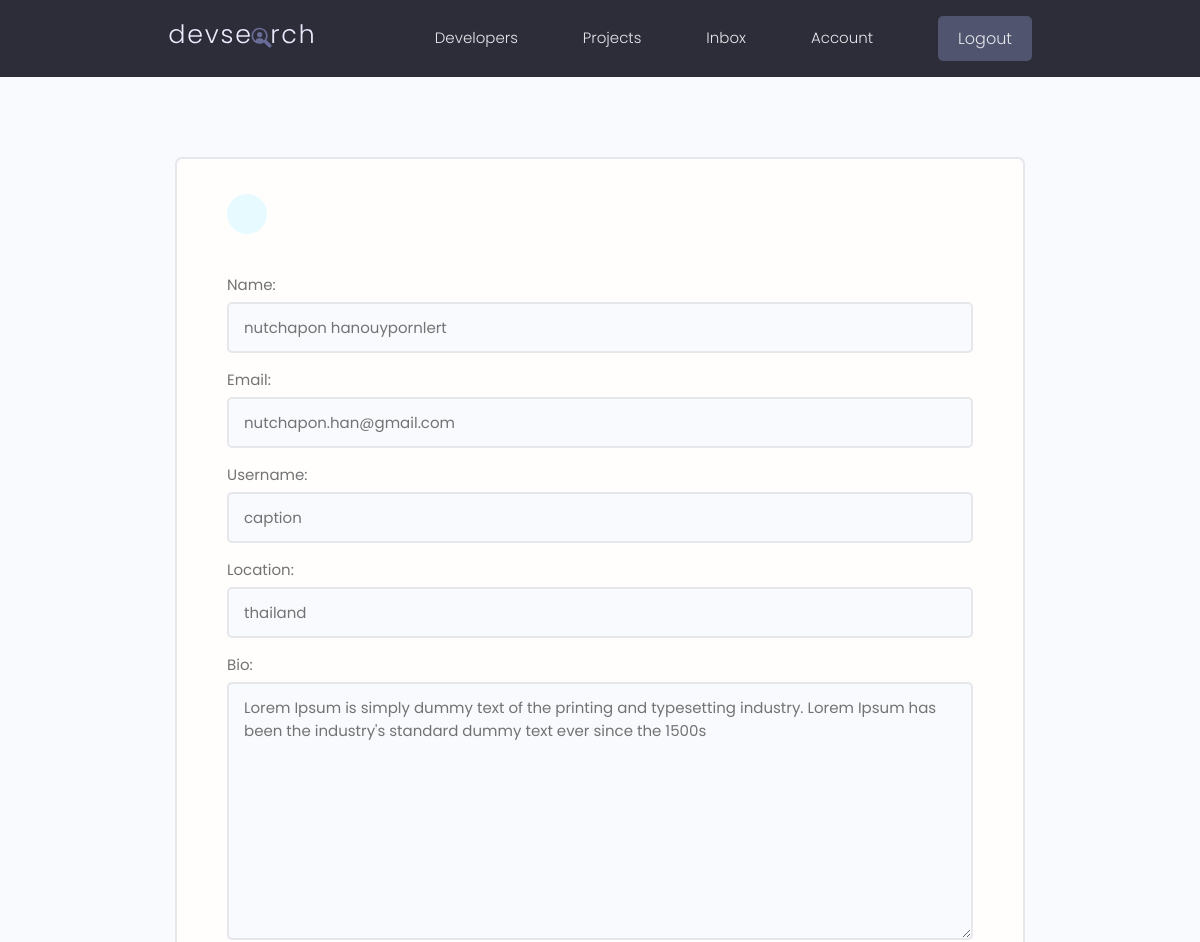
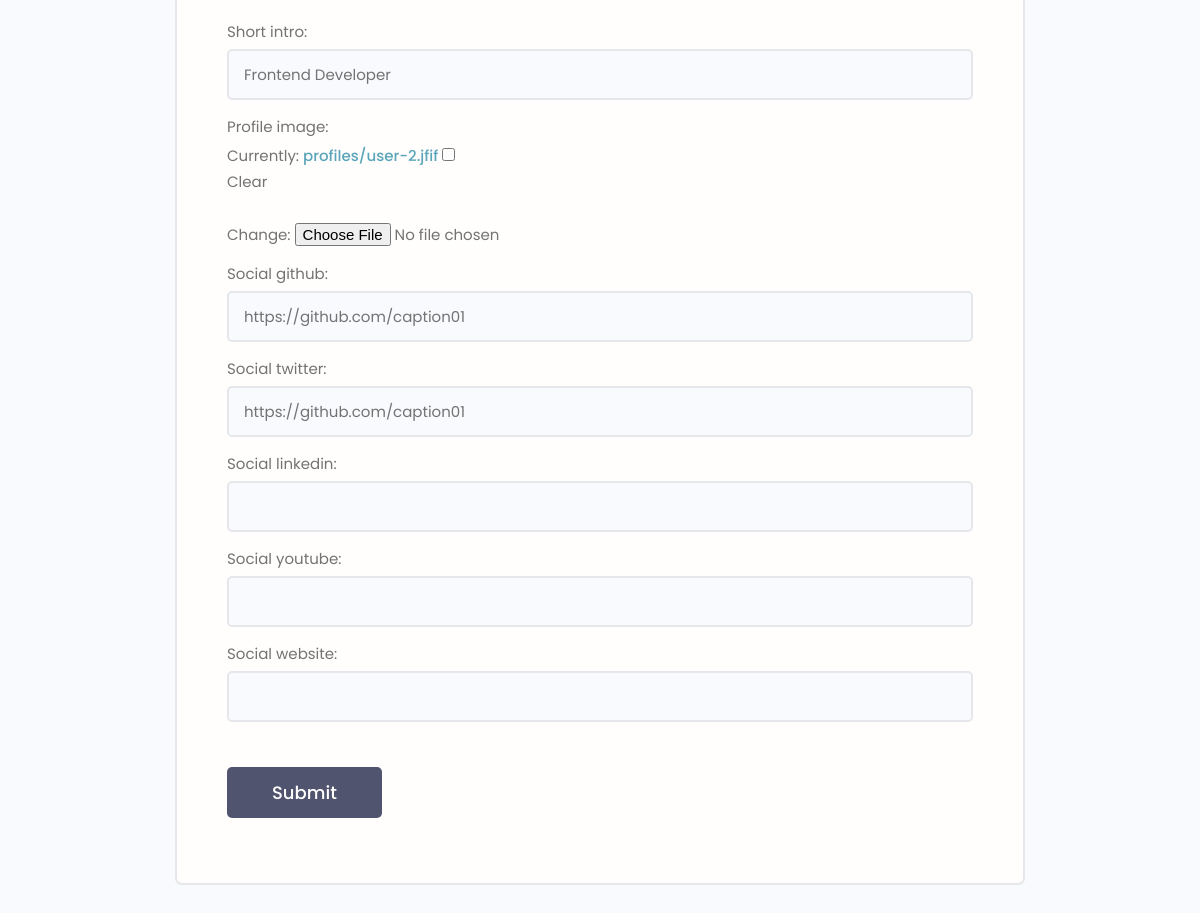
The page /edit-account/ (signed in) on the database its author committed (2 pictures, top to bottom).
### users/models.py (models this page shows, shortened)
class Profile(models.Model):
    user = models.OneToOneField(User, on_delete=models.CASCADE, null=True, blank=True)
    name = models.CharField(max_length=200, null=True, blank=True)
    username = models.CharField(max_length=200, null=True, blank=True)
    location = models.CharField(max_length=200, null=True, blank=True)
    email = models.EmailField(max_length=500, blank=True, null=True)
    short_intro =  models.CharField(max_length=200, null=True, blank=True)
    bio = models.TextField(null=True, blank=True)
    profile_image = models.ImageField(null=True, blank=True, upload_to='profiles/', default='profiles/user-default.png')
    social_github = models.CharField(max_length=200, null=True, blank=True)
    social_twitter = models.CharField(max_length=200, null=True, blank=True)
    social_linkedin = models.CharField(max_length=200, null=True, blank=True)
    social_youtube = models.CharField(max_length=200, null=True, blank=True)
    social_website = models.CharField(max_length=200, null=True, blank=True)
    created = models.DateTimeField(auto_now_add=True)
    id = models.UUIDField(
        default=uuid.uuid4,
        unique=True,
        primary_key=True,
        editable=False
    )

### users/views.py (the view)
# urls.py: path('edit-account/', views.edit_account, name='edit-account'),
@login_required(login_url='login')
def edit_account(request):
    profile = request.user.profile
    form = ProfileForm(instance=profile)
    if request.method == 'POST':
        form = ProfileForm(request.POST, request.FILES, instance=profile)
        if form.is_valid():
            form.save()
            return redirect('account')
    context = {
        'form': form
    }
    return render(request, 'users/profile-form.html', context)

### users/forms.py
class ProfileForm(ModelForm):
    class Meta:
        model = Profile
        fields = [
            'name', 'email', 'username', 'location', 'bio',
            'short_intro', 'profile_image', 'social_github',
            'social_twitter', 'social_linkedin', 'social_youtube',
            'social_website'
        ]
    def __init__(self, *args, **kwargs):
        super(ProfileForm, self).__init__(*args, **kwargs)
        for name, field in self.fields.items():
            field.widget.attrs.update({
                'class': 'input'
            })

### users/templates/users/profile-form.html (shortened to what this page needs)
{% extends 'main.html' %} {% block content %}
<main class="formPage my-xl">
    <div class="content-box">
        <div class="formWrapper">
            <a class="backButton" href="{% url 'account' %}"
                ></a>
            <br />
            <form
                class="form"
                action="{% url 'edit-account' %}"
                method="POST"
                enctype="multipart/form-data"
            >
                {% csrf_token %} {% for field in form %}
                <div class="form__field">
                    <label for="formInput#text">{{ field.label }}: </label>
                    {{field}}
                </div>
                {% endfor %}
                <input
                    class="btn btn--sub btn--lg my-md"
                    type="submit"
                    value="Submit"
                />
            </form>
        </div>
    </div>
</main>
{% endblock content %}

### static/styles/app.css (style rules this page uses)
:root { --color-sub: #2d2d39; }
.btn--sub { background-color: var(--color-sub-light); }
.content-box { width: 95%; max-width: 85rem; margin: 0 auto; }
.backButton { background: var(--color-main-light); color: var(--color-main); width: 4rem; height: 4rem; display: flex; align-items: center; justify-content: center; border-radius: 50%; }
.formPage .formWrapper { list-style: none; background: var(--color-white); padding: 3.5rem 5rem; border: 2px solid var(--color-light); border-radius: 0.7rem; }

### static/uikit/styles/modules/_variables.css (style rules this page uses)
:root { --color-main: #5aa5b9; --color-main-light: #e6faff; --color-sub: #3f4156; --color-sub-light: #51546e; --color-sub-lighter: #ededfd; --color-text: #737373; --color-gray: #8b8b8b; --color-light: #e5e7eb; --color-light-gray: #767676; --color-bg: #f8fafd; --color-white: #fffefd; --color-white-light: #f3f3f3; --color-success: #359e64; --color-success-bg: #def8e8; --color-error: #fc4b0b; --color-error-bg: #fff2ee; --font-base: 'Poppins', arial, helvetica, 'Segoe UI', roboto, ubuntu, sans-serif; --font-monospace: 'Fira Code', 'Courier New', courier, monospace; --font-regular: 300; --font-medium: 500; --font-bold: 700; --generic-shadow: 1px 1px 5px #00000010; --generic-transition: all 0.3s ease-in-out; }

### static/uikit/styles/modules/_base.css (style rules this page uses)
* { margin: 0; padding: 0; box-sizing: border-box; text-rendering: optimizeLegibility; color: inherit; font-size: inherit; }
html { font-size: 50%; }
@media only screen and (min-width: 480px) { html { font-size: 56.25%; } }
@media only screen and (min-width: 1200px) { html { font-size: 62.5%; } }
body { line-height: 1.6; font-weight: 400; font-size: 1.5rem; color: var(--color-text); background-color: var(--color-bg); min-height: 100vh; }

### static/uikit/styles/modules/_typography.css (style rules this page uses)
* { font-family: var(--font-base); }
a { padding-bottom: 2px; text-decoration: none; display: inline-block; color: var(--color-main); font-weight: var(--font-medium); }

### static/uikit/styles/modules/_utilities.css (style rules this page uses)
.my-md { margin: 3rem auto; }
.my-xl { margin: 8rem auto; }

### static/uikit/styles/modules/_button.css (style rules this page uses)
.btn { display: inline-block; position: relative; cursor: pointer; background-color: var(--color-light); font-weight: var(--font-medium); color: var(--color-sub); text-decoration: none; padding: 1rem 2rem; border-radius: 0.5rem; border: none; width: -webkit-fit-content; width: -moz-fit-content; width: fit-content; height: -webkit-fit-content; height: -moz-fit-content; height: fit-content; font-size: 1.6rem; outline-width: 0; outline-color: transparent; -webkit-backface-visibility: hidden; backface-visibility: hidden; transition: all 0.3s ease-in-out; }
.btn--sub { background-color: var(--color-sub); color: var(--color-white); }
.btn--lg { font-size: 1.8rem; padding: 1.2rem 4.5rem; }

### static/uikit/styles/modules/_form.css (style rules this page uses)
.form { display: block; }
.form__field { margin-top: 1.5rem; margin-bottom: 1.5rem; }
.form__label, .form__field > label { display: block; margin-bottom: 0.5rem; color: var(--color-text); }
input.input[type='text'], input.input[type='email'], input.input[type='password'], input.input[type='number'], textarea.input { min-width: 24rem; width: 100%; padding: 1.2rem 1.5rem; border-radius: 0.5rem; border: 2px solid var(--color-light); transition: all 0.3s ease-in-out; background-color: var(--color-bg); }

### rows shown on the page
Profile: form "nutchapon hanouypornlert" "nutchapon.han@gmail.com" "caption" "thailand" "Lorem Ipsum is simply dummy text of the printing and typesetting industry. Lorem Ipsum has been the industry's standard dummy text ever since the 1500s" "Frontend Developer" "https://github.com/caption01" "https://github.com/caption01"

### other values the page prints
{{ field.label }} "Name" "Email" "Username" "Location" "Bio" "Short intro" "Profile image" "Social github" "Social twitter" "Social linkedin" "Social youtube" "Social website"
